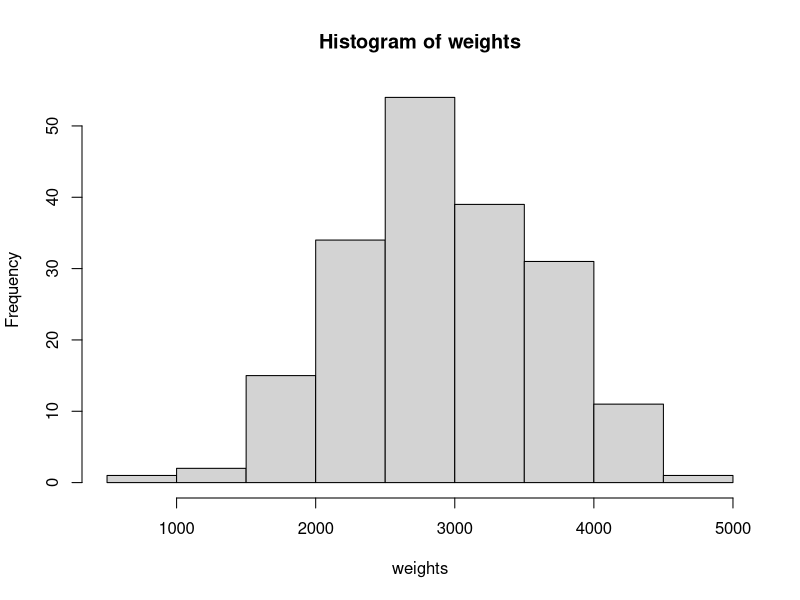
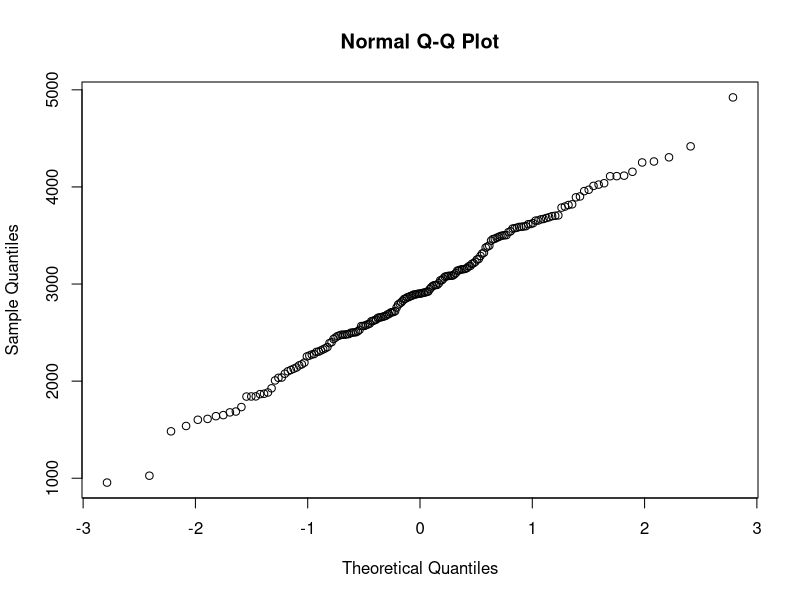

These figures' R source, in order:

bw=read.table('birthweight.txt', header=TRUE)
weights = as.numeric(as.character(bw$birthweight))
###Ex 1 
#check normality
hist(weights)
qqnorm(weights)
shap = shapiro.test(weights)
shap


#90% confidence interval for mu
n=length(weights)
m = mean(weights); m
s = sd(weights); s
t = qt(0.95,df=n-1); t
ci = c(m-t*s/sqrt(n),m+t*s/sqrt(n))       
ci

#hypothesis testing H0 mu <= 2800
t.test(weights, mu=2800, alt='g')

###Ex 2
#point estimate for p
140/200

#99% CI for p=0.7
qnorm(0.995)*sqrt((0.7*0.3)/200)

#binomial test 2c
binom.test(140,n=200,p=0.75)
#different confidence intervals
binom.test(140,200,p=0.75, conf.level=0.99)
binom.test(140,200,p=0.75, conf.level=0.8)


